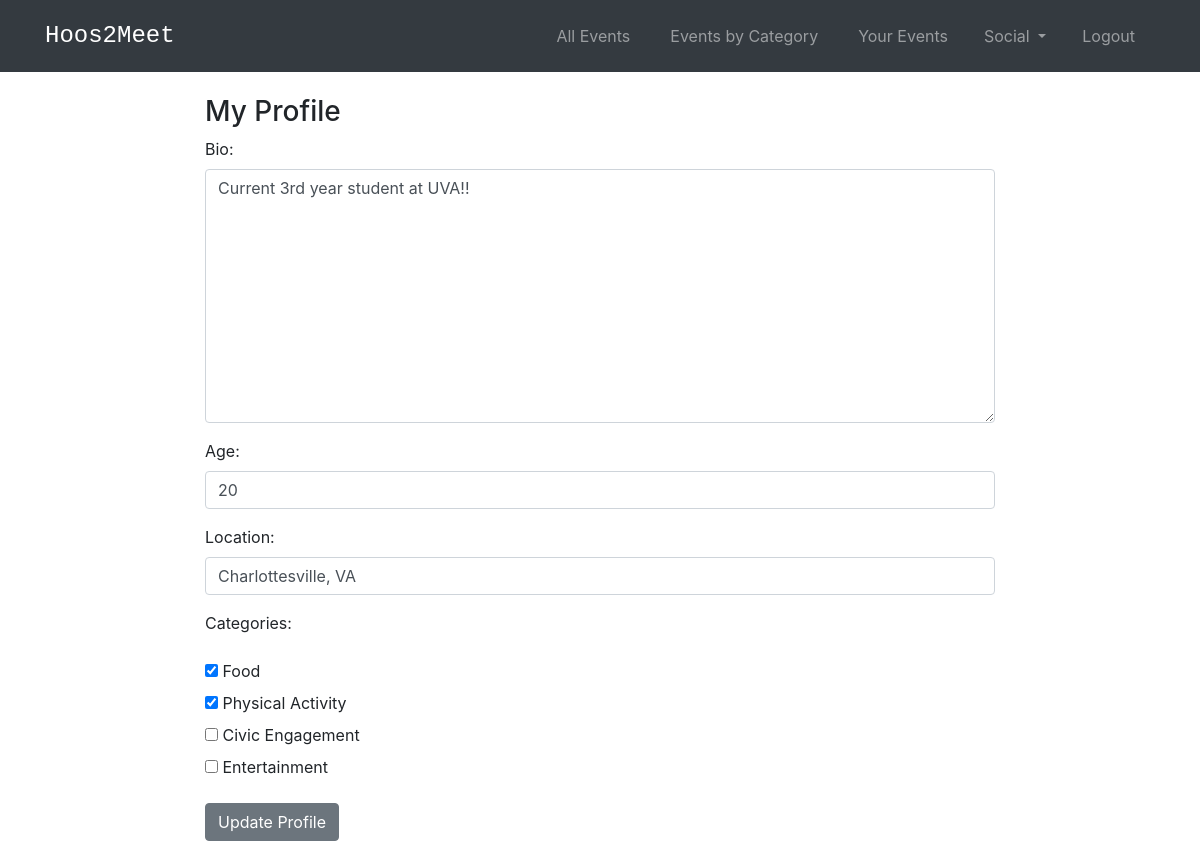
Page /social/preferences/ (signed in) on the earlier database version.
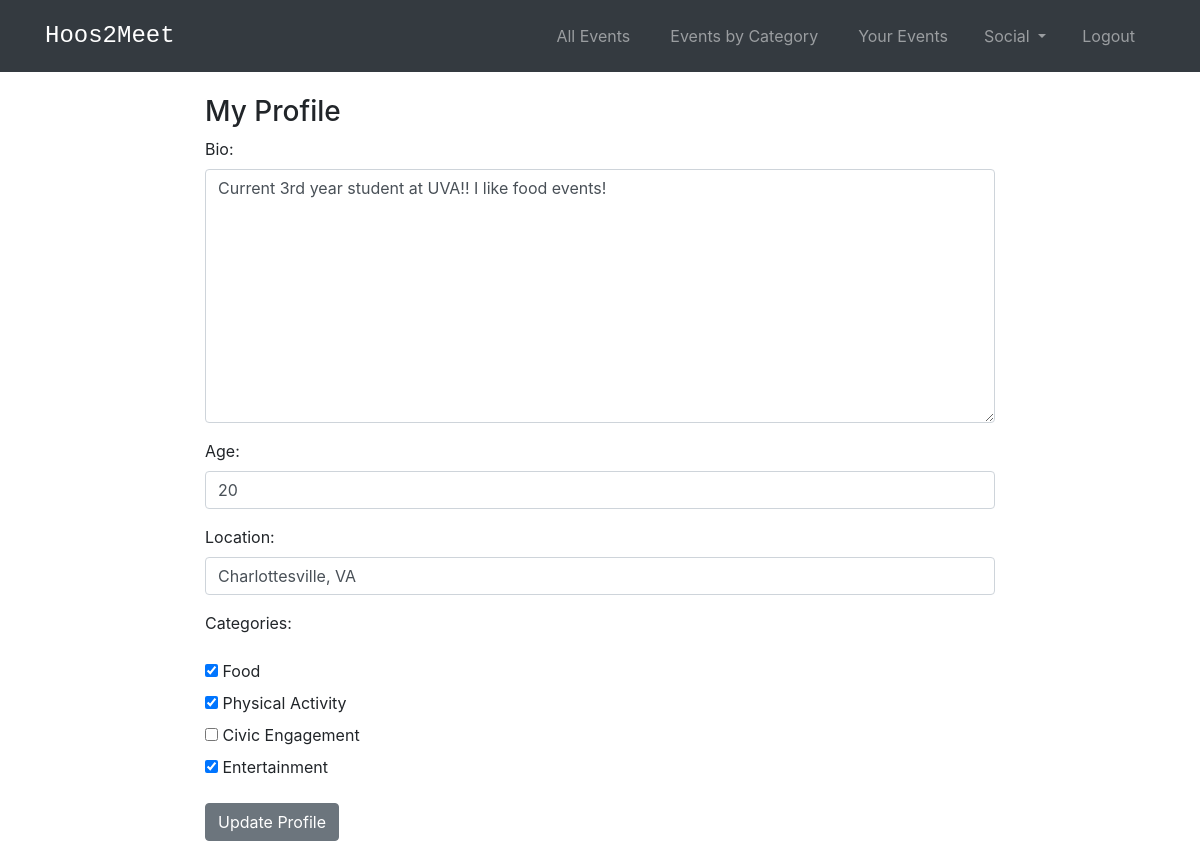
Same page on the later database version.
### events/models.py (models this page shows, shortened)
class Profile(models.Model):
    user=models.OneToOneField(User, null=True, on_delete=models.CASCADE)
    bio = models.TextField()
    categories = models.ManyToManyField(Category, blank=True)
    friends = models.ManyToManyField(User, related_name='friends', blank = True)
    current_user = models.ForeignKey(User, related_name='owner', null=True, on_delete=models.CASCADE)
    location = models.CharField("Location", null=True,max_length=100)
    updated=models.DateTimeField(auto_now=True)
    created=models.DateTimeField(auto_now_add=True)
    age = models.IntegerField(null=True)

### social_app/views.py (the view)
# urls.py: path('preferences/', views.update_profile, name = 'edit_prefs'),
def update_profile(request):
    if request.method == 'POST':
        profile_form = ProfileForm(request.POST, instance=request.user.profile)
        if profile_form.is_valid():
            profile_form.save()
            messages.success(request, ('Your profile was successfully updated!'))
            return HttpResponseRedirect('success/')
        else:
            messages.error(request, ('Please correct the error below.'))
    else:
        profile_form = ProfileForm(instance=request.user.profile)
    return render(request, 'social_app/edit_prefs.html', {
        'profile_form': profile_form
    })

### social_app/forms.py
class ProfileForm(forms.ModelForm):
    bio=forms.CharField(max_length=500, widget=forms.Textarea(attrs={'class':'form-control'}))
    age=forms.IntegerField(widget=forms.NumberInput(attrs={'class':'form-control'}))
    location=forms.CharField(max_length=100, widget=forms.TextInput(attrs={'class':'form-control'}))
    categories = forms.ModelMultipleChoiceField(queryset=Category.objects.all(), required=True, widget=forms.CheckboxSelectMultiple)
    class Meta:
        model=Profile
        fields = ('bio', 'age', 'location', 'categories')
    def __init__(self, *args, **kwargs):
        super(ProfileForm, self).__init__(*args, **kwargs)
    """def save(self, commit=True):
        instance = forms.ModelForm.save(self)
        instance.category_set.clear()
        instance.category_set.add(*self.cleaned_data['categories'])
        return instance"""

### events/models.py (called while the page is built)
    def __str__(self):
        return self.name

### social_app/templates/social_app/edit_prefs.html (shortened to what this page needs)
<!DOCTYPE html>
<head>
  {% extends 'base.html' %}
  {% load static %}
  {% load socialaccount %}
{% block content %}
{% if user.is_authenticated %}
<h3>My Profile</h3>
<div class='form-group'>
    <form method="Post">
        {{profile_form.as_p}}
        <button class='btn btn-secondary'>Update Profile</button>
    </form>
</div>
{% endif %}
{% endblock %}

### templates/base.html (shortened to what this page needs)
<!DOCTYPE html>
<html lang='en'>
    <head>
        <link rel="stylesheet" href="https://stackpath.bootstrapcdn.com/bootstrap/4.3.1/css/bootstrap.min.css">
        {% load socialaccount %}
    </head>
    <body>
      <nav class="navbar navbar-expand-lg navbar-dark bg-dark fixed-top" id="mainNav">
        <div class="container">
            <a class="navbar-brand js-scroll-trigger" href="{% url 'home' %}">Hoos2Meet</a>
            <div class="collapse navbar-collapse" id="navbarResponsive">
                <ul class="navbar-nav ml-auto my-2 my-lg-0">
                    <li class="nav-item mx-0 mx-lg-1"><a class="nav-link py-3 px-0 px-lg-3 rounded js-scroll-trigger" href="{% url 'events:event_list' %}">All Events</a></li>
                    {% if cat_menu %}
                    <li class="nav-item dropdown ">
                        <a class="nav-link py-3 px-0 px-lg-3 dropdown-toggle" href="#" id="navbarDropdown" role="button" data-toggle="dropdown" aria-haspopup="true" aria-expanded="false">
                          Events by Category
                        </a>
                        <div class="dropdown-menu" aria-labelledby="navbarDropdown">
                          {% for item in cat_menu %}
                            <a class='dropdown-item' href="{%url 'events:category' item %}">{{item}}</a>
                          {% endfor %}
                        </div>
                      </li>
                    {%else%}
                        <li class="nav-item mx-0 mx-lg-1"><a class="nav-link py-3 px-0 px-lg-3 rounded js-scroll-trigger" href="{% url 'events:category-list' %}">Events by Category</a></li>
                    {% endif %}
                    <li class="nav-item mx-0 mx-lg-1"><a class="nav-link py-3 px-0 px-lg-3 rounded js-scroll-trigger" href="{% url 'events:your_events' %}">Your Events</a></li>
                    <li class="nav-item dropdown ">
                        <a class="nav-link py-3 px-0 px-lg-3 dropdown-toggle" href="#" id="navbarDropdown" role="button" data-toggle="dropdown" aria-haspopup="true" aria-expanded="false">
                          Social
                        </a>
                    </li>
                    <li class="nav-item mx-0 mx-lg-1"><a class="nav-link py-3 px-0 px-lg-3 rounded js-scroll-trigger" href="/accounts/logout">Logout</a></li>
                </ul>
            </div>
        </div>
      </nav>
    <div id='content', name='content', class='main'>
        <div class="row justify-content-center">
            <div class="col-8">
                {% block content %}
                {% endblock content %}
            </div>
        </div>
    </div>
    </body>
</html>

### templates/base.html (style rules this page uses)
body { padding-top: 70px; }
.navbar-brand { font-family:Rockwell,Courier Bold,Courier,Georgia,Times,Times New Roman,serif; font-size: x-large; }

Differences in the rows shown:
changed Profile "Charlottesville, VA": bio "Current 3rd year student at UVA!!" → "Current 3rd year student at UVA!! I like food events!"
Other differences:
form field categories: "☑ ☑ ☐ ☐" → "☑ ☑ ☐ ☑"
